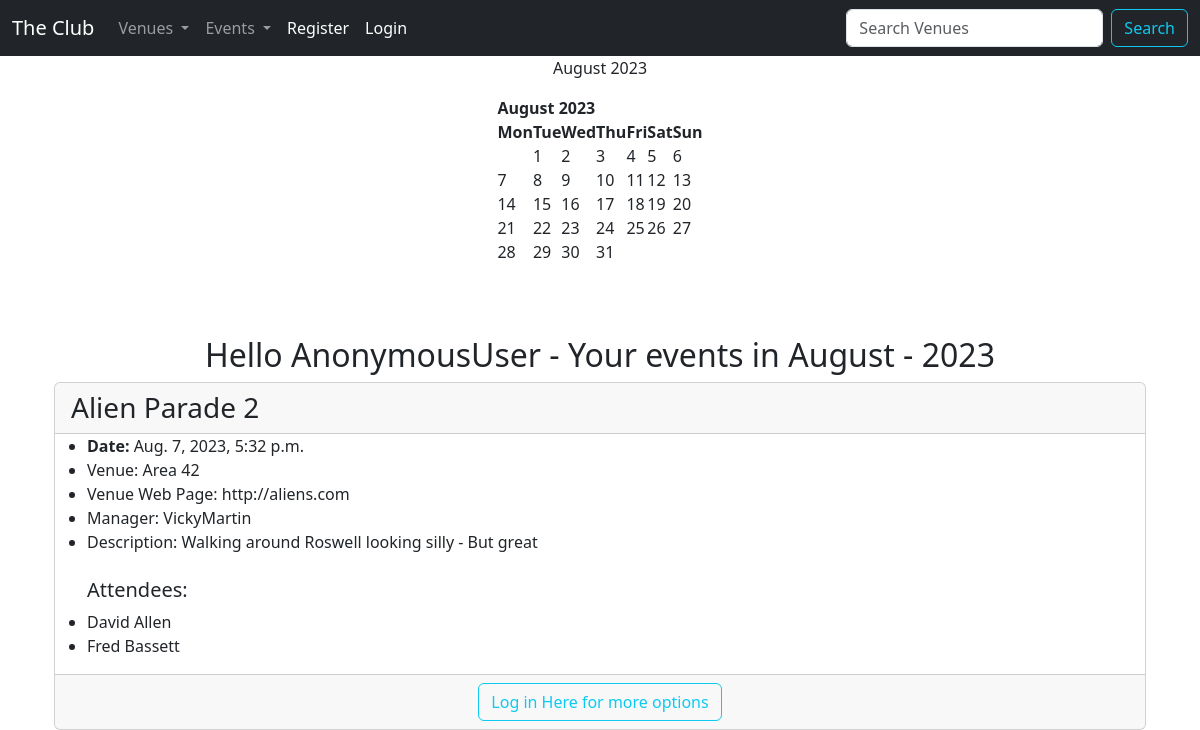
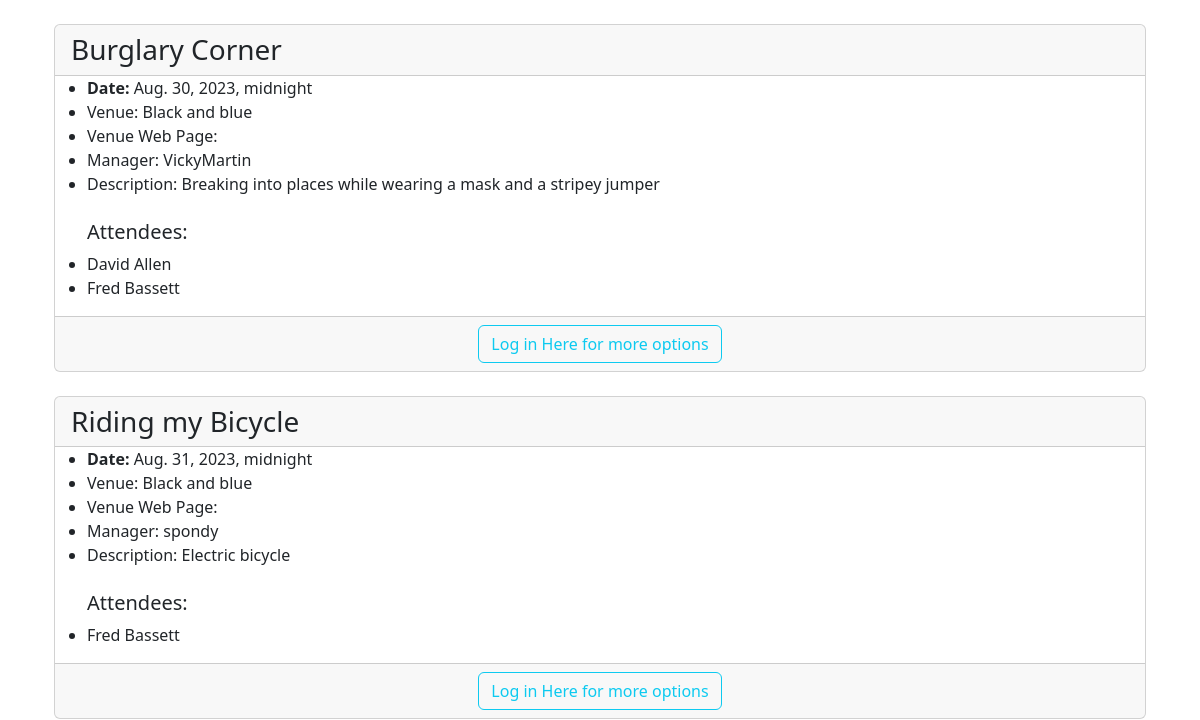
/ (upper part), run on an earlier commit of the app's database (2 pictures, top to bottom).
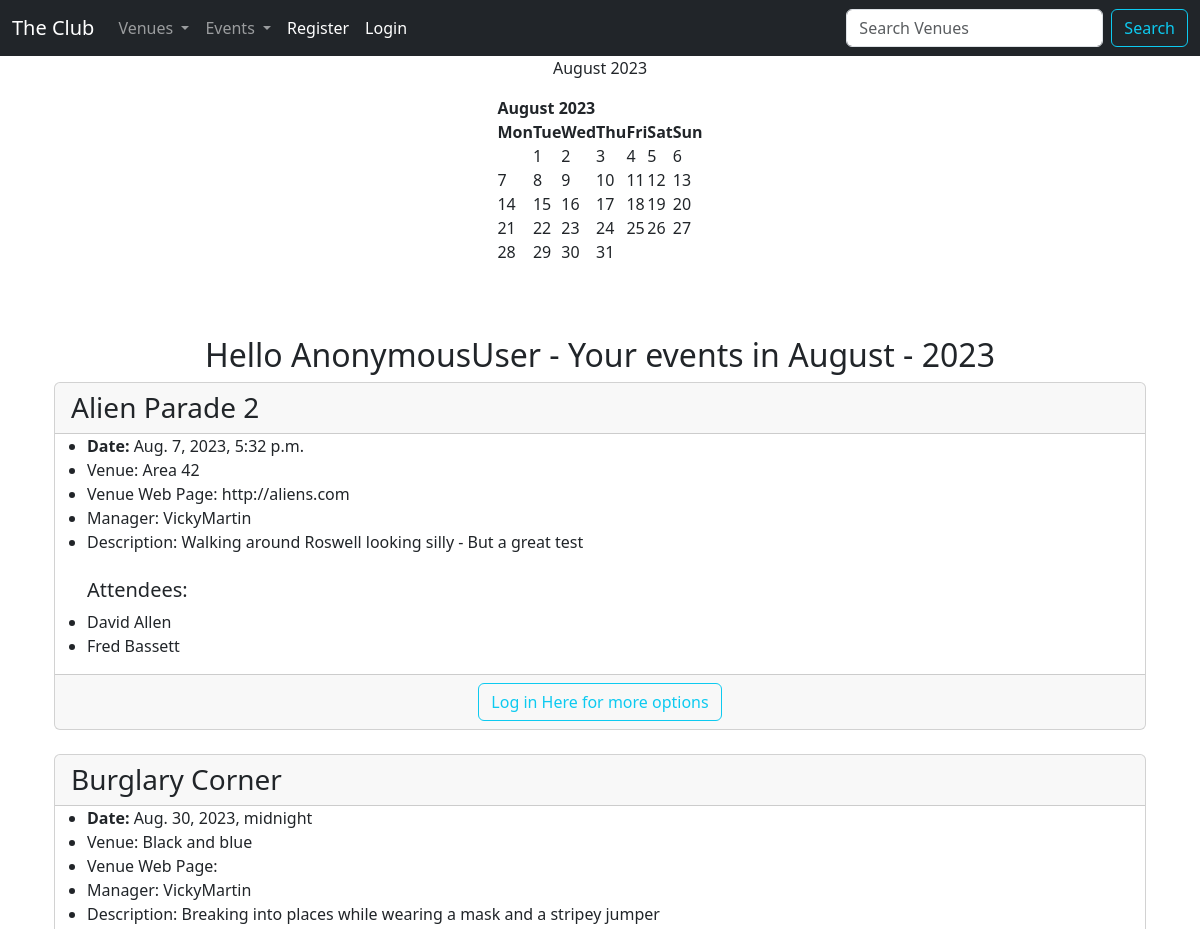
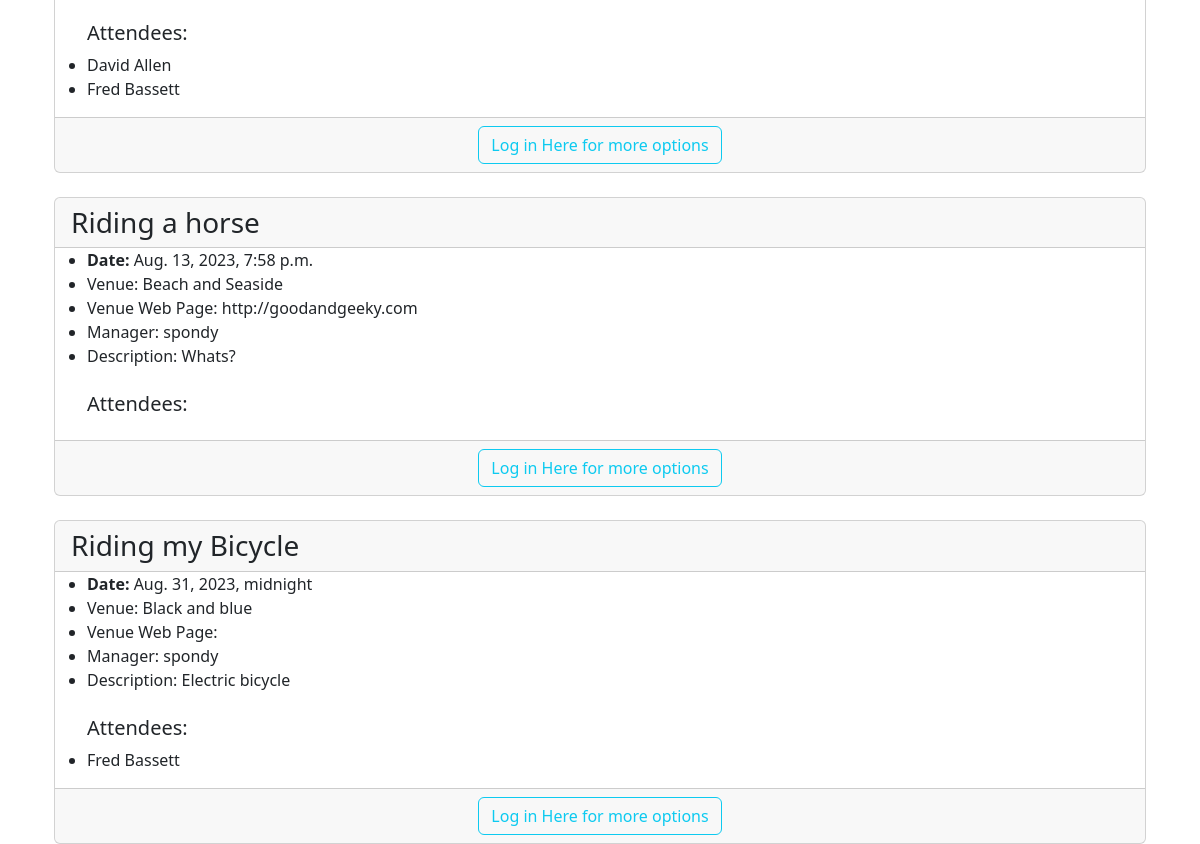
And on a later commit of the database (2 pictures, top to bottom).
### events/models.py (models this page shows, shortened)
class Event(models.Model):
    name = models.CharField("Event Name", max_length=120)
    event_date = models.DateTimeField("Event Date")
    venue = models.ForeignKey(Venue, blank=True, null=True, on_delete=models.CASCADE)
    manager = models.ForeignKey(User, blank=True, null=True, on_delete=models.SET_NULL)
    description = models.TextField(blank=True)
    attendees = models.ManyToManyField(MyClubUser, blank=True)
    approved = models.BooleanField("Approved", default=False)

class Venue(models.Model):
    name = models.CharField("Venue Name", max_length=120)
    address = models.CharField(max_length=300)
    zip_code = models.CharField("Zip Code", max_length=15)
    phone = models.CharField("Contact Phone", max_length=25, blank=True)
    web = models.URLField("Website Address", blank=True)
    email_address = models.EmailField("Email Address", blank=True)
    owner = models.IntegerField("Venue Owner", blank=False, default=1)
    venue_image = models.ImageField(null=True, blank=True, upload_to="images/")
    def __str__(self):
        return self.name

class MyClubUser(models.Model):
    first_name = models.CharField(max_length=30)
    last_name = models.CharField(max_length=30)
    email = models.EmailField("User Email")
    def __str__(self):
        return self.first_name + " " + self.last_name

### events/views.py (the view)
# urls.py: path("", views.home, name="home"),
def home(request, year=datetime.now().year, month=datetime.now().strftime("%B")):
    month = month.capitalize()
    month_number = list(calendar.month_name).index(month)
    month_number = int(month_number)  # make sure it is an int
    cal = HTMLCalendar().formatmonth(year, month_number)
    now = datetime.now()
    current_year = now.year
    event_list = Event.objects.filter(
        event_date__year=year, event_date__month=month_number
    ).order_by("name")
    time = now.strftime("%H:%M:%S")
    return render(
        request,
        "events/home.html",
        {
            "year": year,
            "month": month,
            "month_number": month_number,
            "cal": cal,
            "current_year": current_year,
            "time": time,
            "event_list": event_list,
        },
    )

### events/templates/events/home.html (shortened to what this page needs)
{% extends 'events/base.html' %}
{% block content %}
<div class="container">
    <center>
      <p>
        {{ month }}
        {{ year }}<br/>
      </p>
      {{ cal|safe }}
      <br><br><br>
  <h2>Hello {{ user }} - Your events in {{ month }} - {{ year }}</h2>
    </center>
    {% if event_list %}
      {% for event in event_list %}
        <div class="card">
          <h3 class="card-header">{{ event.name }}</h3>
          <ul>
            <li><strong>Date:</strong> {{ event.event_date }}</li>
            <li>Venue: {{ event.venue }}</li>
            <li>Venue Web Page: {{ event.venue.web }}</li>
            <li>Manager: {{ event.manager }}</li>
            <li>Description: {{ event.description }}</li>
            <br/>
            <h5>Attendees:</h5>
            {% for user in event.attendees.all %}
              <li>{{ user }}</li>
            {% endfor %}
          </ul>
          <div class="card-footer"><center>
            {% if user.is_authenticated %}
              {% if user == event.manager %}
                <a href="{% url 'update-event' event.id %}" class="btn btn-outline-info btn-sm">Update Event</a>
                <a href="{% url 'delete-event' event.id %}" class="btn btn-outline-danger btn-sm">Delete Event</a>
              {% endif %}
            {% else %}
              <a class="btn btn-outline-info" href="{% url 'login' %}">Log in Here for more options</a>
            {% endif %}
          </center></div>
        </div><br/>
      {% endfor %}
    {% else %}
      <p>Sorry, nothing happening this month...</p>
    {% endif %}
    <br><br><br>
</div>
{% endblock %}

What changed in the data, as far as the page shows it:
changed Event "Alien Parade 2": description "Walking around Roswell looking silly - But great" → "Walking around Roswell looking silly - But a great test"
added Event: name "Riding a horse", event_date "Aug. 13, 2023, 7:58 p.m.", venue "Beach and Seaside", venue.web "http://goodandgeeky.com", manager "spondy", description "Whats?"
